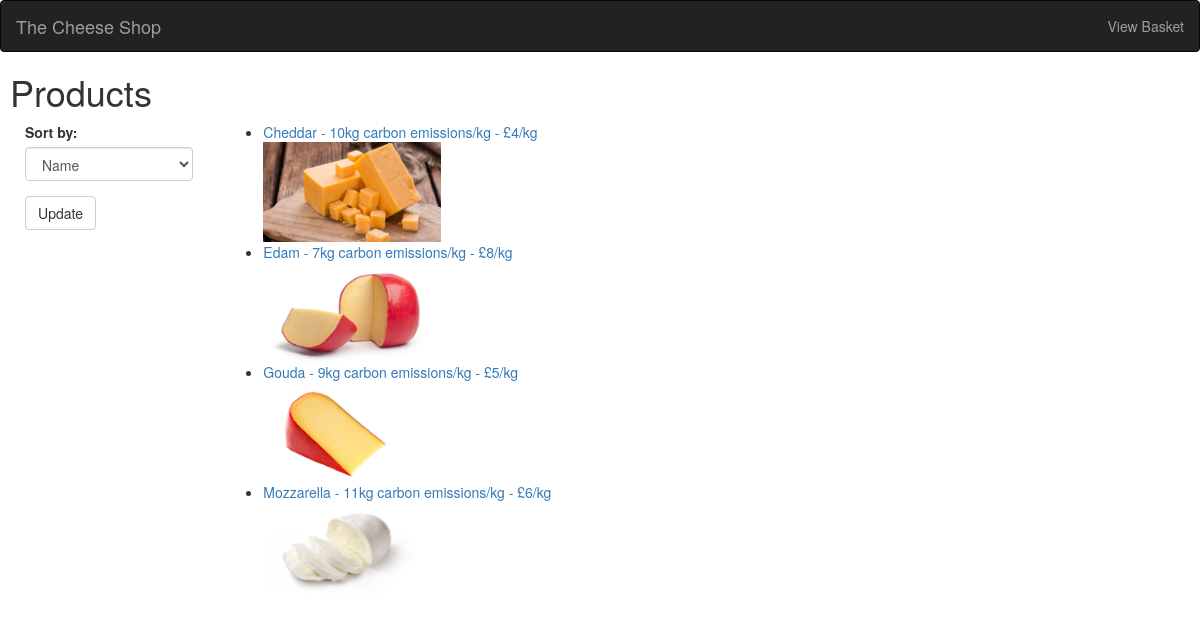
The page / on the database its author committed.
### app.py (models this page shows)
class Cheeses(db.Model):
    __tablename__ = "cheeses"
    id = db.Column(db.Integer, primary_key=True)
    name = db.Column(db.String(16), index=True, unique=True)
    price = db.Column(db.String(8))
    description = db.Column(db.Text)
    impact = db.Column(db.String(32))

### app.py (the view)
@app.route("/", methods = ["GET", "POST"])
def galleryPage():
    cheeses = Cheeses.query.all()
    list_cheese_names = []
    for cheese in cheeses:
        list_cheese_names.append(cheese.name)
    list_cheese_prices = []
    for cheese in cheeses:
        list_cheese_prices.append(cheese.price)
    for i in range(0, len(list_cheese_prices)):
        list_cheese_prices[i] = int(list_cheese_prices[i])
    list_cheese_impacts = []
    for cheese in cheeses:
        list_cheese_impacts.append(cheese.impact)
    for i in range(0, len(list_cheese_impacts)):
        list_cheese_impacts[i] = int(list_cheese_impacts[i])
    form = SortForm()
    ordered_cheeses = []
    if form.validate_on_submit():
        chosen_order = form.order.data
        if chosen_order == "name":
            list_cheese_names.sort()
            for cheese in list_cheese_names:
                ordered_cheeses.append(get_object_with_attribute(cheese, "name", cheeses))
        elif chosen_order == "price":
            list_cheese_prices.sort()
            for cheese in list_cheese_prices:
                ordered_cheeses.append(get_object_with_attribute(cheese, "price", cheeses))
        elif chosen_order == "impact":
            print(list_cheese_impacts)
            list_cheese_impacts.sort()
            print(list_cheese_impacts)
            for cheese in list_cheese_impacts:
                ordered_cheeses.append(get_object_with_attribute(cheese, "impact", cheeses))
    else:
        list_cheese_names.sort()
        for cheese in list_cheese_names:
            ordered_cheeses.append(get_object_with_attribute(cheese, "name", cheeses))
    return render_template('index.html',cheeses = ordered_cheeses, form = form)

### app.py
class SortForm(FlaskForm):
    order = SelectField("Sort by:", choices=[
        ("name","Name"),
        ("price","Price"),
        ("impact","Environmental Impact")
    ])
    submit = SubmitField("Update")

### app.py (called while the page is built)
def get_object_with_attribute(attribute_value, attribute_name, object_list):
    for item in object_list:
        if getattr(item, attribute_name) == str(attribute_value):
            return item

### templates/index.html
{% extends "base.html" %}
{% block content %}
    <div style="margin-left: 10px;">
        <h1>Products</h1>
        <div class="col-md-2">
            {{ wtf.quick_form(form) }}
        </div>
        <div class="col-md-10">
        <ul>
            {% for cheese in cheeses %}
                <li><a href="{{ url_for('singleProductPage', cheeseId=cheese.id) }}">{{ cheese.name }} - {{ cheese.impact }}kg carbon emissions/kg - £{{ cheese.price }}/kg</a></li>
                <a href="{{ url_for('singleProductPage', cheeseId=cheese.id) }}">
                    <img src = "/static/{{ cheese.name }}.jpg" alt = "An image of {{ cheese.name }}."
                        style = "max-height: 100px; max-width: 200px;" >
                </a>
            {% endfor %}
        </ul>
        </div>
    </div>
{% endblock %}

### rows shown on the page
Cheeses: name "Cheddar", impact "10", price "4", name (picture)
Cheeses: name "Edam", impact "7", price "8", name (picture)
Cheeses: name "Gouda", impact "9", price "5", name (picture)
Cheeses: name "Mozzarella", impact "11", price "6", name (picture)
